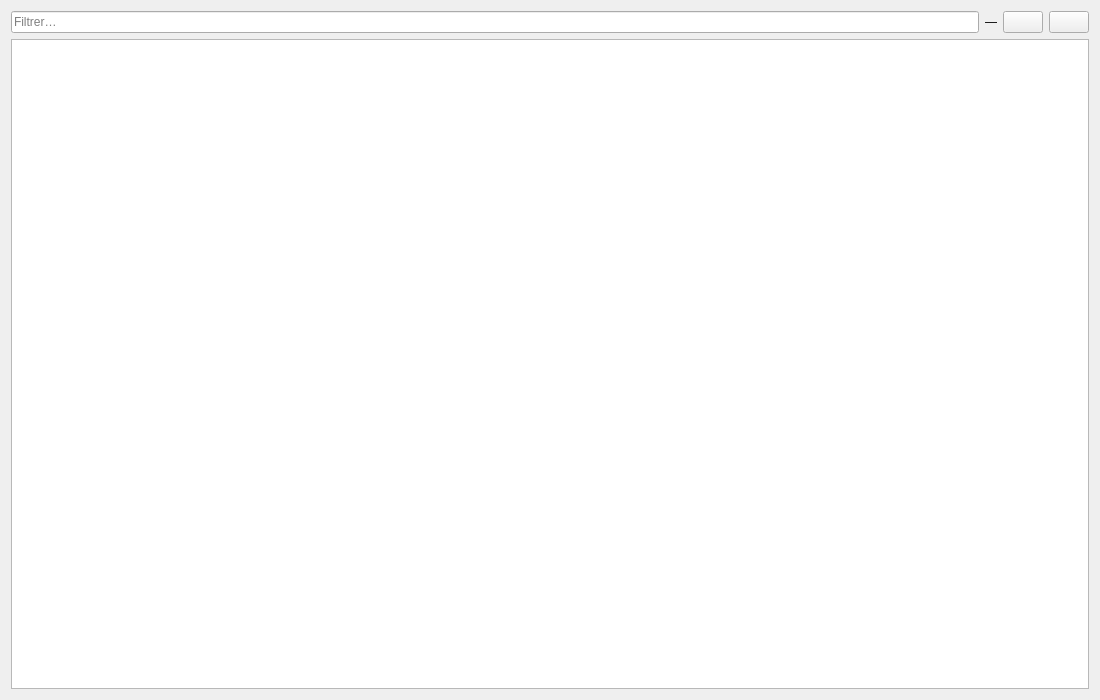
<?xml version="1.0" encoding="UTF-8"?>
<ui version="4.0">
 <class>Liste</class>
 <widget class="QWidget" name="Liste">
  <property name="geometry">
   <rect>
    <x>0</x>
    <y>0</y>
    <width>1100</width>
    <height>700</height>
   </rect>
  </property>
  <layout class="QVBoxLayout" name="disposition">
   <item>
    <layout class="QHBoxLayout" name="bandeau">
     <item>
      <widget class="QLineEdit" name="filtre">
       <property name="placeholderText">
        <string>Filtrer…</string>
       </property>
       <property name="clearButtonEnabled">
        <bool>true</bool>
       </property>
      </widget>
     </item>
     <item>
      <widget class="QLabel" name="compte">
       <property name="text">
        <string>—</string>
       </property>
      </widget>
     </item>
     <item>
      <widget class="QPushButton" name="ajouter_fichiers">
       <property name="visible">
        <bool>false</bool>
       </property>
       <property name="toolTip">
        <string>Les fichiers sont référencés là où ils sont, sans copie, et vérifiés aussitôt ; on peut aussi les déposer sur la liste.</string>
       </property>
      </widget>
     </item>
     <item>
      <widget class="QPushButton" name="nouveau">
       <property name="visible">
        <bool>false</bool>
       </property>
      </widget>
     </item>
    </layout>
   </item>
   <item>
    <widget class="QTableView" name="table">
     <property name="editTriggers">
      <set>QAbstractItemView::EditTrigger::NoEditTriggers</set>
     </property>
     <property name="alternatingRowColors">
      <bool>true</bool>
     </property>
     <property name="selectionMode">
      <enum>QAbstractItemView::SelectionMode::SingleSelection</enum>
     </property>
     <property name="selectionBehavior">
      <enum>QAbstractItemView::SelectionBehavior::SelectRows</enum>
     </property>
     <attribute name="verticalHeaderVisible">
      <bool>false</bool>
     </attribute>
     <attribute name="horizontalHeaderStretchLastSection">
      <bool>true</bool>
     </attribute>
    </widget>
   </item>
  </layout>
 </widget>
 <resources/>
 <connections/>
</ui>
